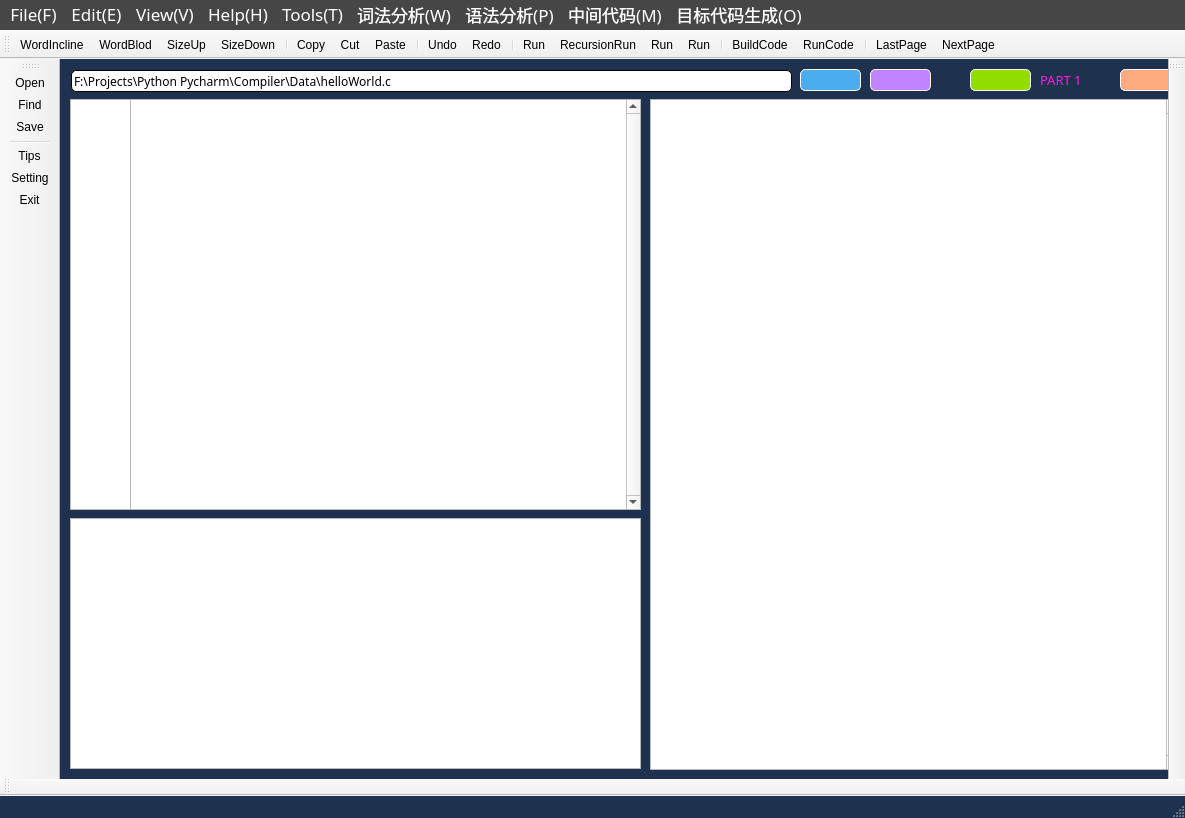
<?xml version="1.0" encoding="UTF-8"?>
<ui version="4.0">
 <class>MainWindow</class>
 <widget class="QMainWindow" name="MainWindow">
  <property name="geometry">
   <rect>
    <x>0</x>
    <y>0</y>
    <width>1185</width>
    <height>818</height>
   </rect>
  </property>
  <property name="sizePolicy">
   <sizepolicy hsizetype="Expanding" vsizetype="Expanding">
    <horstretch>0</horstretch>
    <verstretch>0</verstretch>
   </sizepolicy>
  </property>
  <property name="windowTitle">
   <string>MainWindow</string>
  </property>
  <property name="autoFillBackground">
   <bool>false</bool>
  </property>
  <property name="styleSheet">
   <string notr="true">QMainWindow{
	background-color: rgb(30, 50, 80); /*背景色*/
}
</string>
  </property>
  <property name="iconSize">
   <size>
    <width>32</width>
    <height>32</height>
   </size>
  </property>
  <widget class="QWidget" name="centralwidget">
   <property name="styleSheet">
    <string notr="true">QCentralwidget{
	background-color: rgb(70, 70, 70); /*背景色*/
}</string>
   </property>
   <widget class="QPushButton" name="pushButton_1">
    <property name="geometry">
     <rect>
      <x>810</x>
      <y>10</y>
      <width>61</width>
      <height>22</height>
     </rect>
    </property>
    <property name="font">
     <font>
      <family>16px</family>
      <pointsize>10</pointsize>
      <weight>50</weight>
      <italic>false</italic>
      <bold>false</bold>
     </font>
    </property>
    <property name="autoFillBackground">
     <bool>false</bool>
    </property>
    <property name="styleSheet">
     <string notr="true">QPushButton
{
	background-color:rgb(193, 131, 255); /*背景色*/ 
	border-style: outset;    /* 边界内凹 */
	border-width: 1px;     /* 边边界宽度 */
	border-radius: 5px; /* 边界圆滑 */
	font: dengxian 16px;     /* 字体大小 */
	min-width: 2em;
	color: white; /* 字体颜色 */
	
}
/* 鼠标经过改变按钮颜色 */
QPushButton:hover
{
	background-color: rgb(187, 78, 255);
}
</string>
    </property>
    <property name="text">
     <string/>
    </property>
    <property name="icon">
     <iconset>
      <normaloff>../icon/刷新.svg</normaloff>../icon/刷新.svg</iconset>
    </property>
   </widget>
   <widget class="QPushButton" name="pushButton_2">
    <property name="geometry">
     <rect>
      <x>740</x>
      <y>10</y>
      <width>61</width>
      <height>22</height>
     </rect>
    </property>
    <property name="autoFillBackground">
     <bool>false</bool>
    </property>
    <property name="styleSheet">
     <string notr="true">QPushButton
{
	background-color: rgb(75, 173, 238); /*背景色*/ 
	border-style: outset;    /* 边界内凹 */
	border-width: 1px;     /* 边边界宽度 */
	border-radius: 5px; /* 边界圆滑 */
	font: dengxian 16px;     /* 字体大小 */
	min-width: 2em;
	color: white; /* 字体颜色 */
	
}
/* 鼠标经过改变按钮颜色 */
QPushButton:hover
{
	background-color: rgb(0, 150, 0);
}
</string>
    </property>
    <property name="text">
     <string/>
    </property>
    <property name="icon">
     <iconset>
      <normaloff>../icon/更改.svg</normaloff>../icon/更改.svg</iconset>
    </property>
   </widget>
   <widget class="QLineEdit" name="lineEdit_1">
    <property name="geometry">
     <rect>
      <x>11</x>
      <y>11</y>
      <width>721</width>
      <height>22</height>
     </rect>
    </property>
    <property name="font">
     <font>
      <family>Cascadia Code SemiBold</family>
      <pointsize>9</pointsize>
      <weight>7</weight>
      <italic>false</italic>
      <bold>false</bold>
     </font>
    </property>
    <property name="styleSheet">
     <string notr="true">QLineEdit{
	border-style: outset;  /* 边界内凹 */
	border-width: 1px;  /* 边界宽度 */
	border-radius:5px; /*边界圆滑*/
	
	font: 63 9pt &quot;Cascadia Code SemiBold&quot;;
}
</string>
    </property>
    <property name="text">
     <string>F:\Projects\Python Pycharm\Compiler\Data\helloWorld.c</string>
    </property>
   </widget>
   <widget class="QStackedWidget" name="stackedWidget">
    <property name="geometry">
     <rect>
      <x>0</x>
      <y>40</y>
      <width>1121</width>
      <height>681</height>
     </rect>
    </property>
    <property name="currentIndex">
     <number>1</number>
    </property>
    <widget class="QWidget" name="page">
     <widget class="QTreeView" name="treeView_1">
      <property name="geometry">
       <rect>
        <x>10</x>
        <y>0</y>
        <width>219</width>
        <height>518</height>
       </rect>
      </property>
      <property name="autoFillBackground">
       <bool>false</bool>
      </property>
      <property name="dragDropOverwriteMode">
       <bool>false</bool>
      </property>
      <property name="alternatingRowColors">
       <bool>true</bool>
      </property>
      <property name="sortingEnabled">
       <bool>true</bool>
      </property>
      <property name="animated">
       <bool>false</bool>
      </property>
     </widget>
     <widget class="QTextBrowser" name="textBrowser">
      <property name="enabled">
       <bool>true</bool>
      </property>
      <property name="geometry">
       <rect>
        <x>230</x>
        <y>0</y>
        <width>61</width>
        <height>518</height>
       </rect>
      </property>
      <property name="mouseTracking">
       <bool>true</bool>
      </property>
      <property name="tabletTracking">
       <bool>true</bool>
      </property>
      <property name="autoFillBackground">
       <bool>false</bool>
      </property>
      <property name="verticalScrollBarPolicy">
       <enum>Qt::ScrollBarAlwaysOff</enum>
      </property>
      <property name="horizontalScrollBarPolicy">
       <enum>Qt::ScrollBarAlwaysOff</enum>
      </property>
      <property name="readOnly">
       <bool>true</bool>
      </property>
     </widget>
     <widget class="QTextEdit" name="textEdit">
      <property name="geometry">
       <rect>
        <x>290</x>
        <y>0</y>
        <width>584</width>
        <height>518</height>
       </rect>
      </property>
      <property name="verticalScrollBarPolicy">
       <enum>Qt::ScrollBarAlwaysOn</enum>
      </property>
      <property name="horizontalScrollBarPolicy">
       <enum>Qt::ScrollBarAsNeeded</enum>
      </property>
      <property name="tabStopWidth">
       <number>40</number>
      </property>
     </widget>
     <widget class="QTextBrowser" name="textBrowser_1">
      <property name="geometry">
       <rect>
        <x>880</x>
        <y>0</y>
        <width>241</width>
        <height>671</height>
       </rect>
      </property>
      <property name="html">
       <string>&lt;!DOCTYPE HTML PUBLIC &quot;-//W3C//DTD HTML 4.0//EN&quot; &quot;http://www.w3.org/TR/REC-html40/strict.dtd&quot;&gt;
&lt;html&gt;&lt;head&gt;&lt;meta name=&quot;qrichtext&quot; content=&quot;1&quot; /&gt;&lt;style type=&quot;text/css&quot;&gt;
p, li { white-space: pre-wrap; }
&lt;/style&gt;&lt;/head&gt;&lt;body style=&quot; font-family:'SimSun'; font-size:9pt; font-weight:400; font-style:normal;&quot;&gt;
&lt;p style=&quot;-qt-paragraph-type:empty; margin-top:0px; margin-bottom:0px; margin-left:0px; margin-right:0px; -qt-block-indent:0; text-indent:0px;&quot;&gt;&lt;br /&gt;&lt;/p&gt;&lt;/body&gt;&lt;/html&gt;</string>
      </property>
     </widget>
     <widget class="QTextBrowser" name="textBrowser_2">
      <property name="geometry">
       <rect>
        <x>10</x>
        <y>520</y>
        <width>864</width>
        <height>150</height>
       </rect>
      </property>
      <property name="html">
       <string>&lt;!DOCTYPE HTML PUBLIC &quot;-//W3C//DTD HTML 4.0//EN&quot; &quot;http://www.w3.org/TR/REC-html40/strict.dtd&quot;&gt;
&lt;html&gt;&lt;head&gt;&lt;meta name=&quot;qrichtext&quot; content=&quot;1&quot; /&gt;&lt;style type=&quot;text/css&quot;&gt;
p, li { white-space: pre-wrap; }
&lt;/style&gt;&lt;/head&gt;&lt;body style=&quot; font-family:'SimSun'; font-size:9pt; font-weight:400; font-style:normal;&quot;&gt;
&lt;p style=&quot;-qt-paragraph-type:empty; margin-top:0px; margin-bottom:0px; margin-left:0px; margin-right:0px; -qt-block-indent:0; text-indent:0px;&quot;&gt;&lt;br /&gt;&lt;/p&gt;&lt;/body&gt;&lt;/html&gt;</string>
      </property>
     </widget>
    </widget>
    <widget class="QWidget" name="page_2">
     <widget class="QTextEdit" name="textEdit_2">
      <property name="geometry">
       <rect>
        <x>70</x>
        <y>0</y>
        <width>511</width>
        <height>411</height>
       </rect>
      </property>
      <property name="verticalScrollBarPolicy">
       <enum>Qt::ScrollBarAlwaysOn</enum>
      </property>
      <property name="horizontalScrollBarPolicy">
       <enum>Qt::ScrollBarAsNeeded</enum>
      </property>
      <property name="tabStopWidth">
       <number>40</number>
      </property>
     </widget>
     <widget class="QTextBrowser" name="textBrowser_4">
      <property name="geometry">
       <rect>
        <x>10</x>
        <y>419</y>
        <width>571</width>
        <height>251</height>
       </rect>
      </property>
      <property name="html">
       <string>&lt;!DOCTYPE HTML PUBLIC &quot;-//W3C//DTD HTML 4.0//EN&quot; &quot;http://www.w3.org/TR/REC-html40/strict.dtd&quot;&gt;
&lt;html&gt;&lt;head&gt;&lt;meta name=&quot;qrichtext&quot; content=&quot;1&quot; /&gt;&lt;style type=&quot;text/css&quot;&gt;
p, li { white-space: pre-wrap; }
&lt;/style&gt;&lt;/head&gt;&lt;body style=&quot; font-family:'SimSun'; font-size:9pt; font-weight:400; font-style:normal;&quot;&gt;
&lt;p style=&quot;-qt-paragraph-type:empty; margin-top:0px; margin-bottom:0px; margin-left:0px; margin-right:0px; -qt-block-indent:0; text-indent:0px;&quot;&gt;&lt;br /&gt;&lt;/p&gt;&lt;/body&gt;&lt;/html&gt;</string>
      </property>
     </widget>
     <widget class="QTextBrowser" name="textBrowser_5">
      <property name="enabled">
       <bool>true</bool>
      </property>
      <property name="geometry">
       <rect>
        <x>10</x>
        <y>0</y>
        <width>61</width>
        <height>411</height>
       </rect>
      </property>
      <property name="mouseTracking">
       <bool>true</bool>
      </property>
      <property name="tabletTracking">
       <bool>true</bool>
      </property>
      <property name="autoFillBackground">
       <bool>false</bool>
      </property>
      <property name="verticalScrollBarPolicy">
       <enum>Qt::ScrollBarAlwaysOff</enum>
      </property>
      <property name="horizontalScrollBarPolicy">
       <enum>Qt::ScrollBarAlwaysOff</enum>
      </property>
      <property name="readOnly">
       <bool>true</bool>
      </property>
     </widget>
     <widget class="QTextEdit" name="textEdit_3">
      <property name="geometry">
       <rect>
        <x>590</x>
        <y>0</y>
        <width>531</width>
        <height>671</height>
       </rect>
      </property>
      <property name="verticalScrollBarPolicy">
       <enum>Qt::ScrollBarAlwaysOn</enum>
      </property>
      <property name="horizontalScrollBarPolicy">
       <enum>Qt::ScrollBarAsNeeded</enum>
      </property>
      <property name="tabStopWidth">
       <number>40</number>
      </property>
     </widget>
    </widget>
   </widget>
   <widget class="QPushButton" name="pushButton_3">
    <property name="geometry">
     <rect>
      <x>910</x>
      <y>10</y>
      <width>61</width>
      <height>22</height>
     </rect>
    </property>
    <property name="font">
     <font>
      <family>16px</family>
      <pointsize>10</pointsize>
      <weight>50</weight>
      <italic>false</italic>
      <bold>false</bold>
     </font>
    </property>
    <property name="autoFillBackground">
     <bool>false</bool>
    </property>
    <property name="styleSheet">
     <string notr="true">QPushButton
{
	background-color:rgb(147, 221, 0); /*背景色*/ 
	border-style: outset;    /* 边界内凹 */
	border-width: 1px;     /* 边边界宽度 */
	border-radius: 5px; /* 边界圆滑 */
	font: dengxian 16px;     /* 字体大小 */
	min-width: 2em;
	color: white; /* 字体颜色 */
	
}
/* 鼠标经过改变按钮颜色 */
QPushButton:hover
{
	background-color: rgb(131, 194, 97);
}
</string>
    </property>
    <property name="text">
     <string/>
    </property>
    <property name="icon">
     <iconset>
      <normaloff>../icon/上一页.svg</normaloff>../icon/上一页.svg</iconset>
    </property>
   </widget>
   <widget class="QPushButton" name="pushButton_4">
    <property name="geometry">
     <rect>
      <x>1060</x>
      <y>10</y>
      <width>61</width>
      <height>22</height>
     </rect>
    </property>
    <property name="font">
     <font>
      <family>16px</family>
      <pointsize>10</pointsize>
      <weight>50</weight>
      <italic>false</italic>
      <bold>false</bold>
     </font>
    </property>
    <property name="autoFillBackground">
     <bool>false</bool>
    </property>
    <property name="styleSheet">
     <string notr="true">QPushButton
{
	background-color:rgb(255, 170, 127); /*背景色*/ 
	border-style: outset;    /* 边界内凹 */
	border-width: 1px;     /* 边边界宽度 */
	border-radius: 5px; /* 边界圆滑 */
	font: dengxian 16px;     /* 字体大小 */
	min-width: 2em;
	color: white; /* 字体颜色 */
	
}
/* 鼠标经过改变按钮颜色 */
QPushButton:hover
{
	background-color: rgb(223, 148, 111);
}
</string>
    </property>
    <property name="text">
     <string/>
    </property>
    <property name="icon">
     <iconset>
      <normaloff>../icon/下一页.svg</normaloff>../icon/下一页.svg</iconset>
    </property>
   </widget>
   <widget class="QLabel" name="label">
    <property name="geometry">
     <rect>
      <x>980</x>
      <y>10</y>
      <width>71</width>
      <height>21</height>
     </rect>
    </property>
    <property name="font">
     <font>
      <family>Arial Black</family>
      <pointsize>10</pointsize>
      <weight>10</weight>
      <italic>false</italic>
      <bold>false</bold>
     </font>
    </property>
    <property name="styleSheet">
     <string notr="true">QLabel{
	color:rgb(255, 30, 214);
	font: 87 10pt &quot;Arial Black&quot;;
}
</string>
    </property>
    <property name="text">
     <string>PART 1</string>
    </property>
   </widget>
  </widget>
  <widget class="QStatusBar" name="statusbar"/>
  <widget class="QMenuBar" name="menubar">
   <property name="geometry">
    <rect>
     <x>0</x>
     <y>0</y>
     <width>1185</width>
     <height>24</height>
    </rect>
   </property>
   <property name="styleSheet">
    <string notr="true">*{
	font-family: dengxian;
	font-size: 17px;
	color: rgb(255, 255, 255);
	background-color: rgb(70, 70, 70); /*背景色*/
}</string>
   </property>
   <widget class="QMenu" name="menuEdit">
    <property name="title">
     <string>Edit(E)</string>
    </property>
    <addaction name="actionFind"/>
    <addaction name="actionCopy"/>
    <addaction name="actionCut"/>
    <addaction name="actionPaste"/>
    <addaction name="separator"/>
    <addaction name="actionWordsSizeUp"/>
    <addaction name="actionWordsSizeDown"/>
    <addaction name="actionUndo"/>
    <addaction name="actionRedo"/>
    <addaction name="separator"/>
    <addaction name="actionDelete"/>
   </widget>
   <widget class="QMenu" name="menuView">
    <property name="title">
     <string>View(V)</string>
    </property>
    <widget class="QMenu" name="menuTheme">
     <property name="title">
      <string>Theme</string>
     </property>
     <addaction name="actionFresh"/>
     <addaction name="actionRetro"/>
     <addaction name="actionLight"/>
     <addaction name="actionDark"/>
    </widget>
    <widget class="QMenu" name="menuLanguage">
     <property name="title">
      <string>Language</string>
     </property>
     <addaction name="actionChinese"/>
     <addaction name="actionEnglish"/>
    </widget>
    <addaction name="actionAppearance"/>
    <addaction name="menuTheme"/>
    <addaction name="menuLanguage"/>
   </widget>
   <widget class="QMenu" name="menuHelp">
    <property name="title">
     <string>Help(H)</string>
    </property>
    <addaction name="actionTips"/>
    <addaction name="actionAbout"/>
    <addaction name="separator"/>
    <addaction name="actionDonate"/>
    <addaction name="actionVision"/>
   </widget>
   <widget class="QMenu" name="menuFile">
    <property name="title">
     <string>File(F)</string>
    </property>
    <addaction name="actionNewFile"/>
    <addaction name="actionOpen"/>
    <addaction name="actionOpenRecent"/>
    <addaction name="separator"/>
    <addaction name="actionSave"/>
    <addaction name="actionSaveOther"/>
    <addaction name="separator"/>
    <addaction name="actionSetting"/>
    <addaction name="actionExit"/>
    <addaction name="separator"/>
   </widget>
   <widget class="QMenu" name="menuWords">
    <property name="title">
     <string>词法分析(W)</string>
    </property>
    <addaction name="actionWordRun"/>
    <addaction name="actionWordAutoRun"/>
   </widget>
   <widget class="QMenu" name="menuGramer">
    <property name="title">
     <string>语法分析(P)</string>
    </property>
    <addaction name="actionPredictRun"/>
    <addaction name="actionRecursionRun"/>
   </widget>
   <widget class="QMenu" name="menuMidCode">
    <property name="title">
     <string>中间代码(M)</string>
    </property>
    <addaction name="actionMidCodeRun"/>
   </widget>
   <widget class="QMenu" name="menuTarget">
    <property name="title">
     <string>目标代码生成(O)</string>
    </property>
    <addaction name="actionTargetRun"/>
   </widget>
   <widget class="QMenu" name="menuTools">
    <property name="title">
     <string>Tools(T)</string>
    </property>
    <addaction name="actionRunCode"/>
    <addaction name="actionBuildCode"/>
   </widget>
   <addaction name="menuFile"/>
   <addaction name="menuEdit"/>
   <addaction name="menuView"/>
   <addaction name="menuHelp"/>
   <addaction name="menuTools"/>
   <addaction name="menuWords"/>
   <addaction name="menuGramer"/>
   <addaction name="menuMidCode"/>
   <addaction name="menuTarget"/>
  </widget>
  <widget class="QToolBar" name="toolBarDown">
   <property name="windowTitle">
    <string>toolBar</string>
   </property>
   <attribute name="toolBarArea">
    <enum>BottomToolBarArea</enum>
   </attribute>
   <attribute name="toolBarBreak">
    <bool>false</bool>
   </attribute>
  </widget>
  <widget class="QToolBar" name="toolBarUp">
   <property name="cursor">
    <cursorShape>PointingHandCursor</cursorShape>
   </property>
   <property name="windowTitle">
    <string>toolBar_2</string>
   </property>
   <attribute name="toolBarArea">
    <enum>TopToolBarArea</enum>
   </attribute>
   <attribute name="toolBarBreak">
    <bool>false</bool>
   </attribute>
   <addaction name="actionWordIncline"/>
   <addaction name="actionWordBlod"/>
   <addaction name="actionWordsSizeUp"/>
   <addaction name="actionWordsSizeDown"/>
   <addaction name="separator"/>
   <addaction name="actionCopy"/>
   <addaction name="actionCut"/>
   <addaction name="actionPaste"/>
   <addaction name="separator"/>
   <addaction name="actionUndo"/>
   <addaction name="actionRedo"/>
   <addaction name="separator"/>
   <addaction name="actionWordRun"/>
   <addaction name="actionRecursionRun"/>
   <addaction name="actionMidCodeRun"/>
   <addaction name="actionTargetRun"/>
   <addaction name="separator"/>
   <addaction name="actionBuildCode"/>
   <addaction name="actionRunCode"/>
   <addaction name="separator"/>
   <addaction name="actionLastPage"/>
   <addaction name="actionNextPage"/>
  </widget>
  <widget class="QToolBar" name="toolBarRight">
   <property name="windowTitle">
    <string>toolBar_3</string>
   </property>
   <attribute name="toolBarArea">
    <enum>RightToolBarArea</enum>
   </attribute>
   <attribute name="toolBarBreak">
    <bool>false</bool>
   </attribute>
  </widget>
  <widget class="QToolBar" name="toolBarLeft">
   <property name="cursor">
    <cursorShape>PointingHandCursor</cursorShape>
   </property>
   <property name="windowTitle">
    <string>toolBar_4</string>
   </property>
   <attribute name="toolBarArea">
    <enum>LeftToolBarArea</enum>
   </attribute>
   <attribute name="toolBarBreak">
    <bool>false</bool>
   </attribute>
   <addaction name="actionOpen"/>
   <addaction name="actionFind"/>
   <addaction name="actionSave"/>
   <addaction name="separator"/>
   <addaction name="actionTips"/>
   <addaction name="actionSetting"/>
   <addaction name="actionExit"/>
  </widget>
  <action name="actionVision">
   <property name="icon">
    <iconset>
     <normaloff>../icon/版本.svg</normaloff>../icon/版本.svg</iconset>
   </property>
   <property name="text">
    <string>Version</string>
   </property>
  </action>
  <action name="actionSetting">
   <property name="icon">
    <iconset>
     <normaloff>../icon/设置.svg</normaloff>../icon/设置.svg</iconset>
   </property>
   <property name="text">
    <string>Setting</string>
   </property>
  </action>
  <action name="actionExit">
   <property name="icon">
    <iconset>
     <normaloff>../icon/退出.svg</normaloff>../icon/退出.svg</iconset>
   </property>
   <property name="text">
    <string>Exit</string>
   </property>
  </action>
  <action name="actionTips">
   <property name="icon">
    <iconset>
     <normaloff>../icon/提示.svg</normaloff>../icon/提示.svg</iconset>
   </property>
   <property name="text">
    <string>Tips</string>
   </property>
  </action>
  <action name="actionDonate">
   <property name="icon">
    <iconset>
     <normaloff>../icon/捐赠.svg</normaloff>../icon/捐赠.svg</iconset>
   </property>
   <property name="text">
    <string>Donate</string>
   </property>
  </action>
  <action name="actionAppearance">
   <property name="icon">
    <iconset>
     <normaloff>../icon/外观.svg</normaloff>../icon/外观.svg</iconset>
   </property>
   <property name="text">
    <string>Appearance</string>
   </property>
  </action>
  <action name="actionCut">
   <property name="icon">
    <iconset>
     <normaloff>../icon/剪切.svg</normaloff>../icon/剪切.svg</iconset>
   </property>
   <property name="text">
    <string>Cut</string>
   </property>
   <property name="shortcut">
    <string>Ctrl+X</string>
   </property>
  </action>
  <action name="actionPaste">
   <property name="icon">
    <iconset>
     <normaloff>../icon/粘贴.svg</normaloff>../icon/粘贴.svg</iconset>
   </property>
   <property name="text">
    <string>Paste</string>
   </property>
   <property name="shortcut">
    <string>Ctrl+V</string>
   </property>
  </action>
  <action name="actionDelete">
   <property name="icon">
    <iconset>
     <normaloff>../icon/删除.svg</normaloff>../icon/删除.svg</iconset>
   </property>
   <property name="text">
    <string>Delete</string>
   </property>
  </action>
  <action name="actionFind">
   <property name="checkable">
    <bool>false</bool>
   </property>
   <property name="icon">
    <iconset>
     <normaloff>../icon/搜索.svg</normaloff>../icon/搜索.svg</iconset>
   </property>
   <property name="text">
    <string>Find</string>
   </property>
   <property name="shortcut">
    <string>Ctrl+F</string>
   </property>
  </action>
  <action name="actionDark">
   <property name="icon">
    <iconset>
     <normaloff>../icon/dark.svg</normaloff>../icon/dark.svg</iconset>
   </property>
   <property name="text">
    <string>Dark</string>
   </property>
  </action>
  <action name="actionLight">
   <property name="icon">
    <iconset>
     <normaloff>../icon/light.svg</normaloff>../icon/light.svg</iconset>
   </property>
   <property name="text">
    <string>Light</string>
   </property>
  </action>
  <action name="actionFresh">
   <property name="icon">
    <iconset>
     <normaloff>../icon/fresh.svg</normaloff>../icon/fresh.svg</iconset>
   </property>
   <property name="text">
    <string>Fresh</string>
   </property>
  </action>
  <action name="actionRetro">
   <property name="icon">
    <iconset>
     <normaloff>../icon/retro.svg</normaloff>../icon/retro.svg</iconset>
   </property>
   <property name="text">
    <string>Retro</string>
   </property>
  </action>
  <action name="actionChinese">
   <property name="icon">
    <iconset>
     <normaloff>../icon/中文显示.svg</normaloff>../icon/中文显示.svg</iconset>
   </property>
   <property name="text">
    <string>Chinese</string>
   </property>
  </action>
  <action name="actionEnglish">
   <property name="icon">
    <iconset>
     <normaloff>../icon/英文显示.svg</normaloff>../icon/英文显示.svg</iconset>
   </property>
   <property name="text">
    <string>English</string>
   </property>
  </action>
  <action name="actionSave">
   <property name="icon">
    <iconset>
     <normaloff>../icon/保存.svg</normaloff>../icon/保存.svg</iconset>
   </property>
   <property name="text">
    <string>Save</string>
   </property>
   <property name="shortcut">
    <string>Ctrl+S</string>
   </property>
  </action>
  <action name="actionAbout">
   <property name="icon">
    <iconset>
     <normaloff>../icon/关于.svg</normaloff>../icon/关于.svg</iconset>
   </property>
   <property name="text">
    <string>About</string>
   </property>
  </action>
  <action name="actionSaveOther">
   <property name="icon">
    <iconset>
     <normaloff>../icon/另存为.svg</normaloff>../icon/另存为.svg</iconset>
   </property>
   <property name="text">
    <string>Save other</string>
   </property>
   <property name="toolTip">
    <string>Save other</string>
   </property>
  </action>
  <action name="actionUndo">
   <property name="icon">
    <iconset>
     <normaloff>../icon/撤销.svg</normaloff>../icon/撤销.svg</iconset>
   </property>
   <property name="text">
    <string>Undo</string>
   </property>
   <property name="shortcut">
    <string>Ctrl+Z</string>
   </property>
  </action>
  <action name="actionRedo">
   <property name="icon">
    <iconset>
     <normaloff>../icon/恢复.svg</normaloff>../icon/恢复.svg</iconset>
   </property>
   <property name="text">
    <string>Redo</string>
   </property>
   <property name="shortcut">
    <string>Ctrl+Y</string>
   </property>
  </action>
  <action name="actionCopy">
   <property name="icon">
    <iconset>
     <normaloff>../icon/复制.svg</normaloff>../icon/复制.svg</iconset>
   </property>
   <property name="text">
    <string>Copy</string>
   </property>
   <property name="shortcut">
    <string>Ctrl+C</string>
   </property>
  </action>
  <action name="actionOpen">
   <property name="icon">
    <iconset>
     <normaloff>../icon/文件夹打开.svg</normaloff>../icon/文件夹打开.svg</iconset>
   </property>
   <property name="text">
    <string>Open</string>
   </property>
  </action>
  <action name="actionNewFile">
   <property name="icon">
    <iconset>
     <normaloff>../icon/新建.svg</normaloff>../icon/新建.svg</iconset>
   </property>
   <property name="text">
    <string>New File</string>
   </property>
  </action>
  <action name="actionWordRun">
   <property name="icon">
    <iconset>
     <normaloff>../icon/run_token.svg</normaloff>../icon/run_token.svg</iconset>
   </property>
   <property name="text">
    <string>Run</string>
   </property>
   <property name="toolTip">
    <string>WordRun</string>
   </property>
  </action>
  <action name="actionPredictRun">
   <property name="icon">
    <iconset>
     <normaloff>../icon/run_grammar.svg</normaloff>../icon/run_grammar.svg</iconset>
   </property>
   <property name="text">
    <string>PredictRun</string>
   </property>
   <property name="toolTip">
    <string>GramerRun</string>
   </property>
  </action>
  <action name="actionMidCodeRun">
   <property name="icon">
    <iconset>
     <normaloff>../icon/run_middle.svg</normaloff>../icon/run_middle.svg</iconset>
   </property>
   <property name="text">
    <string>Run</string>
   </property>
   <property name="toolTip">
    <string>MidCodeRun</string>
   </property>
  </action>
  <action name="actionTargetRun">
   <property name="icon">
    <iconset>
     <normaloff>../icon/run_target.svg</normaloff>../icon/run_target.svg</iconset>
   </property>
   <property name="text">
    <string>Run</string>
   </property>
   <property name="toolTip">
    <string>TargetRun</string>
   </property>
  </action>
  <action name="actionRunCode">
   <property name="icon">
    <iconset>
     <normaloff>../icon/试运行.svg</normaloff>../icon/试运行.svg</iconset>
   </property>
   <property name="text">
    <string>RunCode</string>
   </property>
   <property name="toolTip">
    <string>RunCode</string>
   </property>
   <property name="shortcut">
    <string>Ctrl+R</string>
   </property>
  </action>
  <action name="actionBuildCode">
   <property name="icon">
    <iconset>
     <normaloff>../icon/建立.svg</normaloff>../icon/建立.svg</iconset>
   </property>
   <property name="text">
    <string>BuildCode</string>
   </property>
   <property name="toolTip">
    <string>BuildCode</string>
   </property>
   <property name="shortcut">
    <string>Ctrl+B</string>
   </property>
  </action>
  <action name="actionOpenRecent">
   <property name="text">
    <string>Open Recent</string>
   </property>
  </action>
  <action name="actionWordsSizeUp">
   <property name="icon">
    <iconset>
     <normaloff>../icon/字体放大.svg</normaloff>../icon/字体放大.svg</iconset>
   </property>
   <property name="text">
    <string>SizeUp</string>
   </property>
  </action>
  <action name="actionWordsSizeDown">
   <property name="icon">
    <iconset>
     <normaloff>../icon/字体缩小.svg</normaloff>../icon/字体缩小.svg</iconset>
   </property>
   <property name="text">
    <string>SizeDown</string>
   </property>
  </action>
  <action name="actionWordIncline">
   <property name="checkable">
    <bool>true</bool>
   </property>
   <property name="icon">
    <iconset>
     <normaloff>../icon/字体斜体.svg</normaloff>../icon/字体斜体.svg</iconset>
   </property>
   <property name="text">
    <string>WordIncline</string>
   </property>
  </action>
  <action name="actionWordBlod">
   <property name="checkable">
    <bool>true</bool>
   </property>
   <property name="icon">
    <iconset>
     <normaloff>../icon/字体加粗.svg</normaloff>../icon/字体加粗.svg</iconset>
   </property>
   <property name="text">
    <string>WordBlod</string>
   </property>
  </action>
  <action name="actionWordAutoRun">
   <property name="icon">
    <iconset>
     <normaloff>../icon/开始.svg</normaloff>../icon/开始.svg</iconset>
   </property>
   <property name="text">
    <string>wordAutoRun</string>
   </property>
   <property name="toolTip">
    <string>wordAutoRun</string>
   </property>
  </action>
  <action name="actionNextPage">
   <property name="icon">
    <iconset>
     <normaloff>../icon/下一页.svg</normaloff>../icon/下一页.svg</iconset>
   </property>
   <property name="text">
    <string>NextPage</string>
   </property>
   <property name="toolTip">
    <string>NextPage</string>
   </property>
  </action>
  <action name="actionLastPage">
   <property name="icon">
    <iconset>
     <normaloff>../icon/上一页.svg</normaloff>../icon/上一页.svg</iconset>
   </property>
   <property name="text">
    <string>LastPage</string>
   </property>
   <property name="toolTip">
    <string>LastPage</string>
   </property>
  </action>
  <action name="actionRecursionRun">
   <property name="icon">
    <iconset>
     <normaloff>../icon/run_grammar.svg</normaloff>../icon/run_grammar.svg</iconset>
   </property>
   <property name="text">
    <string>RecursionRun</string>
   </property>
   <property name="toolTip">
    <string>RecursionRun</string>
   </property>
  </action>
 </widget>
 <resources>
  <include location="../icon/dark.qrc"/>
 </resources>
 <connections/>
</ui>
